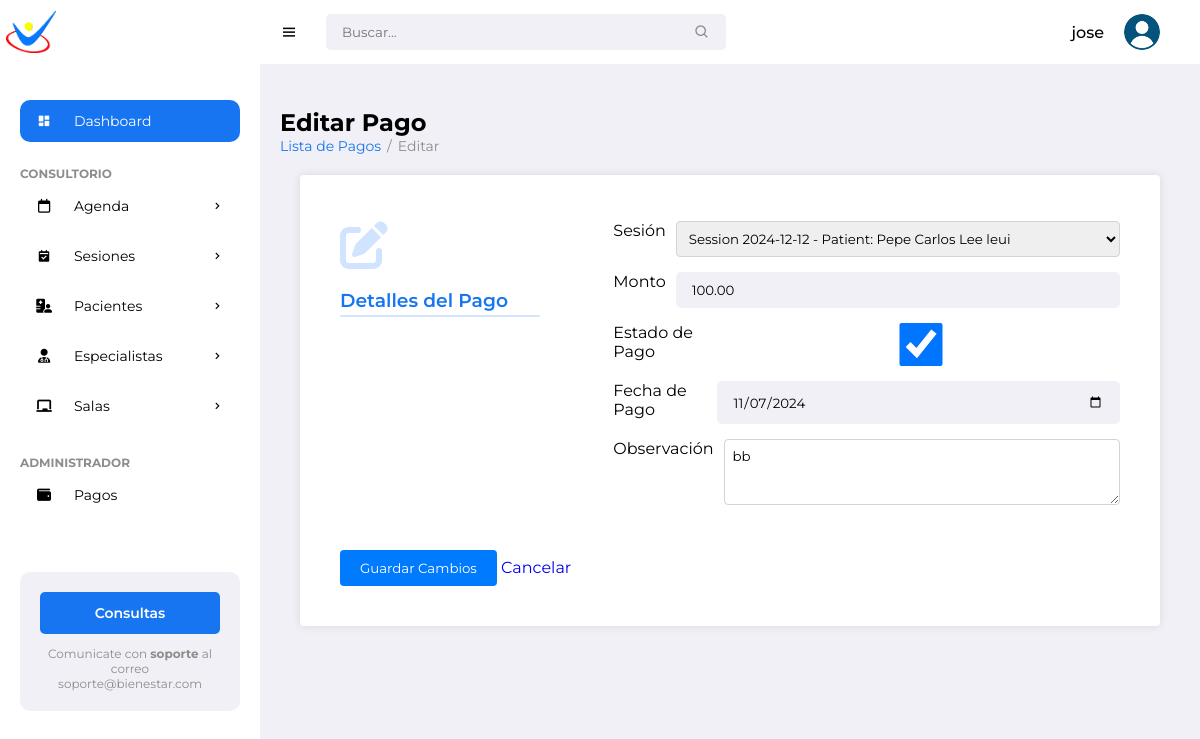
Page /payments/1/edit/ (signed in) on the committed database.
### pacientes/models.py (models this page shows, shortened)
class Payment(models.Model):
    session = models.OneToOneField(Session, on_delete=models.CASCADE, related_name='payment')
    is_paid = models.BooleanField(default=False)
    payment_date = models.DateField(null=True, blank=True)
    amount = models.DecimalField(max_digits=10, decimal_places=2)
    payment_observation = models.TextField(blank=True, null=True)
    created_at = models.DateTimeField(auto_now_add=True)
    updated_at = models.DateTimeField(auto_now=True)
    class Meta:
        ordering = ['-session__date']
        verbose_name = 'Payment'
        verbose_name_plural = 'Payments'

### pacientes/views.py (the view)
# urls.py: path('payments/<int:payment_id>/edit/', views.edit_payment, name='edit_payment'),
@login_required
def edit_payment(request, payment_id):
    payment = get_object_or_404(Payment, pk=payment_id)
    if request.method == 'POST':
        form = PaymentForm(request.POST, instance=payment)
        if form.is_valid():
            form.save()
            return redirect('payment_list')
    else:
        form = PaymentForm(instance=payment)
    return render(request, 'pacientes/payments/edit_payment.html',
                 {'form': form, 'payment': payment})

### pacientes/forms.py
class PaymentForm(forms.ModelForm):
    class Meta:
        model = Payment
        fields = ['session', 'is_paid', 'payment_date', 'amount', 'payment_observation']
        widgets = {
            'payment_date': forms.DateInput(attrs={'type': 'date'}),
            'payment_observation': forms.Textarea(attrs={'rows': 3}),
        }
        labels = {
            'session': 'Sesión',
            'is_paid': 'Está pagado',
            'payment_date': 'Fecha de pago',
            'amount': 'Monto',
            'payment_observation': 'Observación del pago'
        }

### pacientes/models.py (called while the page is built)
    def __str__(self):
        return f"Session {self.date} - Patient: {self.patient.name} {self.patient.surname}"

### pacientes/templates/pacientes/payments/edit_payment.html (shortened to what this page needs)
{% extends "pacientes/base/base.html" %}
{% block content %}
<h1>Editar Pago</h1>
<ul class="breadcrumbs">
    <li><a href="{% url 'payment_list' %}">Lista de Pagos</a></li>
    <li class="divider">/</li>
    <li><a href="#" class="active">Editar</a></li>
</ul>
<div class="form-container">
    <form method="POST" enctype="multipart/form-data" class="add-form">
        <div class="row section">
            <div class="col-title">
                <i class="fas fa-edit"></i>
                <h3>Detalles del Pago</h3>
            </div>
            <div class="col-fields">
                <div class="form-group">
                    <label for="{{ form.session.id_for_label }}">Sesión</label>
                    {{ form.session }}
                </div>
                <div class="form-group">
                    <label for="{{ form.amount.id_for_label }}">Monto</label>
                    {{ form.amount }}
                </div>
                <div class="form-group">
                    <label for="{{ form.is_paid.id_for_label }}">Estado de Pago</label>
                    {{ form.is_paid }}
                </div>
                <div class="form-group">
                    <label for="{{ form.payment_date.id_for_label }}">Fecha de Pago</label>
                    {{ form.payment_date }}
                </div>
                <div class="form-group">
                    <label for="{{ form.payment_observation.id_for_label }}">Observación</label>
                    {{ form.payment_observation }}
                </div>
            </div>
        </div>
        <div class="button-group">
            <button type="submit" class="btn btn-primary">Guardar Cambios</button>
            <a href="{% url 'payment_list' %}" class="btn btn-secondary">Cancelar</a>
        </div>
    </form>
</div>
{% endblock %}

### pacientes/templates/pacientes/base/base.html (shortened to what this page needs)
{% load static %}
<!DOCTYPE html>
<html lang="en">
<head>
	<link href='https://unpkg.com/boxicons@2.0.9/css/boxicons.min.css' rel='stylesheet'>
	<link rel="stylesheet" href="https://cdnjs.cloudflare.com/ajax/libs/font-awesome/6.5.2/css/all.min.css">
	<link rel="stylesheet" href="{% static 'pacientes/css/styles.css' %}">
</head>
<body>
		<section id="sidebar">
			<a href="#" class="brand"><img src="{% static 'pacientes/images/min_logo.png' %}" alt="" style="width: 50px;"></a>
			<ul class="side-menu">
				<li><a href="#" class="active"><i class='bx bxs-dashboard icon' ></i> Dashboard</a></li>
				<li class="divider" data-text="Consultorio"></li>
				<li>
					<a href="{% url 'calendar' %}"><i class="fa-regular fa-calendar icon"></i>Agenda <i class='bx bx-chevron-right icon-right' ></i></a>
				</li>
				<li>
					<a href="{% url 'reservation_list' %}">
						<i class='bx bxs-calendar-check icon'></i> Sesiones
						<i class='bx bx-chevron-right icon-right'></i>
					</a>
				</li>
				<li>
					<a href="#"><i class="fa-solid fa-hospital-user icon"></i> Pacientes <i class='bx bx-chevron-right icon-right' ></i></a>
				</li>
				<li>
					<a href="#">
						<i class="fa-solid fa-user-doctor icon"></i> Especialistas
						<i class='bx bx-chevron-right icon-right'></i>
					</a>
				</li>
				<li>
			<a href="#">
				<i class="fas fa-chalkboard icon"></i> Salas
			<i class='bx bx-chevron-right icon-right'></i>
			</a>
	       </li>
			<li class="divider" data-text="Administrador"></li>
			<li><a href="{% url 'payment_list' %}"><i class="fa-solid fa-wallet icon"></i> Pagos</a></li>
		</ul>
			<div class="ads">
				<div class="wrapper">
					<a href="mailto:soporteit@ingenieriaterra.com.ar" class="btn-upgrade">Consultas</a>
					<p>Comunicate con <span>soporte</span> al correo soporte@bienestar.com</p>
				</div>
			</div>
		</section>
	<section id="content">
		<nav>
			<i class='bx bx-menu toggle-sidebar' ></i>
			<form action="#">
				<div class="form-group">
					<input type="text" placeholder="Buscar...">
					<i class='bx bx-search icon' ></i>
				</div>
			</form>
			<div class="profile">
				<span class="username">{{ user.username }}</span>
				<img src="{% static 'pacientes/images/usuario.png' %}" alt="">
			</div>
		</nav>
		<main>
			  <div class="main-content">
                {% block content %}{% endblock %}
            </div>
		</main>
</body>
</html>

### rows in the picture
Payment: session "Session 2024-12-12 - Patient: Pepe Carlos Lee leui", amount "100.00", is_paid "☑", payment_date "11/07/2024", payment_observation "bb"

### other values in the picture
{{ user.username }} "jose"
